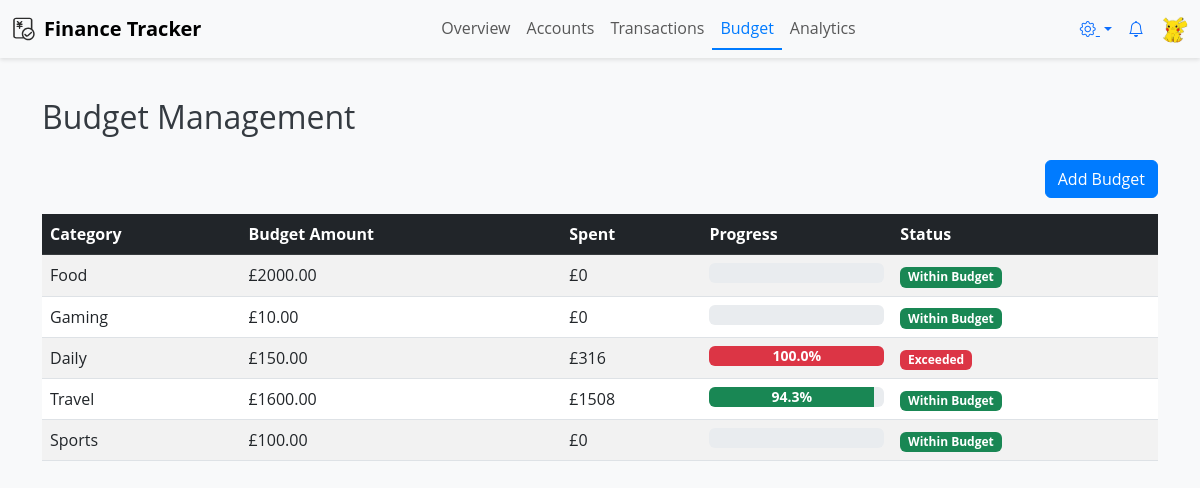
/budget/ (signed in), run on the app's committed database.
### finance_app/models.py (models this page shows, shortened)
class Category(models.Model):
    CATEGORY_TYPES = [
        ('income', 'Income'),
        ('expense', 'Expense')
    ]
    DEFAULT_CATEGORIES = [
        ('Healthcare', 'expense'),
        ('Transport', 'expense'),
        ('Food', 'expense'),
        ('Sports', 'expense'),
        ('Gaming', 'expense'),
        ('Travel', 'expense'),
        ('Daily', 'expense'),
        ('Haircut', 'expense'),
        ('Shopping', 'expense'),
        ('Salary', 'income', ),
        ('Stocks', 'income'),
        ('Gifts', 'income'),
        ('Red Packet', 'income'),
        ('Investment', 'income'),
        ('Allowance', 'income'),
        ]
    name = models.CharField(max_length=50, unique=True)
    category_type = models.CharField(max_length=10, choices=CATEGORY_TYPES)  # 区分收入/支出类别
    icon = models.CharField(max_length=255, default="icons/default.svg")  # 这里确保路径正确

class Budget(models.Model):
    user = models.ForeignKey(User, on_delete=models.CASCADE)
    category = models.ForeignKey('Category', on_delete=models.CASCADE)  # 预算针对具体类别
    amount = models.DecimalField(max_digits=10, decimal_places=2)  # 预算金额
    threshold = models.DecimalField(max_digits=5, decimal_places=2, default=80)  # ✅ 预算阈值（默认80%）
    start_date = models.DateTimeField(default=timezone.now)
    end_date = models.DateTimeField()
    last_notified = models.DateTimeField(null=True, blank=True)  # ✅ 记录上次通知时间，避免重复通知

### finance_app/views.py (the view)
# urls.py: path('budget/', views.budget_view, name='budget_view'),
@login_required
def budget_view(request):
    user = request.user
    budgets = Budget.objects.filter(user=user)
    current_month = timezone.now().replace(day=1)
    expenses_by_category = Transaction.objects.filter(
        user=user, transaction_type="expense", date__gte=current_month
    ).values('category__name').annotate(total_spent=Sum('amount'))
    budget_progress = []
    for budget in budgets:
        spent = next((e['total_spent'] for e in expenses_by_category if e['category__name'] == budget.category.name), 0)
        progress = (spent / budget.amount) * 100 if budget.amount > 0 else 0
        budget_progress.append({
            "category": budget.category.name,
            "budget": budget.amount,
            "spent": spent,
            "progress": min(progress, 100),  # 限制最大100%
            "exceeded": spent > budget.amount
        })
    return render(request, "finance_app/budget.html", {
        "budgets": budgets,
        "budget_progress": budget_progress,
        "form": BudgetForm(),
    })

### templates/finance_app/budget.html (shortened to what this page needs)
{% extends "base.html" %}
{% load static %}
{% block extra_css %}
<link rel="stylesheet" href="{% static 'css/budget.css' %}">
{% endblock %}
{% block content %}
<div class="container mt-4">
    <h2 class="mb-4">Budget Management</h2>
    <div class="d-flex justify-content-end">
        <a href="{% url 'finance_app:add_budget' %}" class="btn btn-primary mb-3">Add Budget</a>
    </div>
    <table class="table table-striped table-hover">
        <thead class="table-dark">
            <tr>
                <th>Category</th>
                <th>Budget Amount</th>
                <th>Spent</th>
                <th>Progress</th>
                <th>Status</th>
            </tr>
        </thead>
        <tbody>
            {% for item in budget_progress %}
            <tr>
                <td>{{ item.category }}</td>
                <td>£{{ item.budget }}</td>
                <td>£{{ item.spent }}</td>
                <td>
                    <div class="progress">
                        <div class="progress-bar {% if item.exceeded %}bg-danger{% else %}bg-success{% endif %}"
                             role="progressbar"
                             style="width: {{ item.progress }}%;"
                             aria-valuenow="{{ item.progress }}"
                             aria-valuemin="0" aria-valuemax="100">
                            {{ item.progress|floatformat:1 }}%
                        </div>
                    </div>
                </td>
                <td>
                    {% if item.exceeded %}
                        <span class="badge bg-danger">Exceeded</span>
                    {% else %}
                        <span class="badge bg-success">Within Budget</span>
                    {% endif %}
                </td>
            </tr>
            {% empty %}
            <tr>
                <td colspan="5" class="text-center text-muted">No budget records found.</td>
            </tr>
            {% endfor %}
        </tbody>
    </table>
</div>
{% endblock %}

### static/css/style.css (style rules this page uses)
body { background-color: #f8f9fa; font-family: 'Open Sans', sans-serif; color: #343a40; }
.btn-primary { background-color: #007bff; border-color: #007bff; transition: background-color 0.3s, border-color 0.3s; }

### static/css/budget.css (style rules this page uses)
.progress { height: 20px; }
.progress-bar { font-size: 14px; line-height: 20px; font-weight: bold; }

### data on the page
Category: category "Food"
Budget: budget "2000.00"
Category: category "Gaming"
Budget: budget "10.00"
Category: category "Daily"
Budget: budget "150.00"
Category: category "Travel"
Budget: budget "1600.00"
Category: category "Sports"
Budget: budget "100.00"

### other printed values
{{ item.spent }} "0" "0" "316" "1508" "0"
{{ item.progress|floatformat:1 }} "100.0" "94.3"
